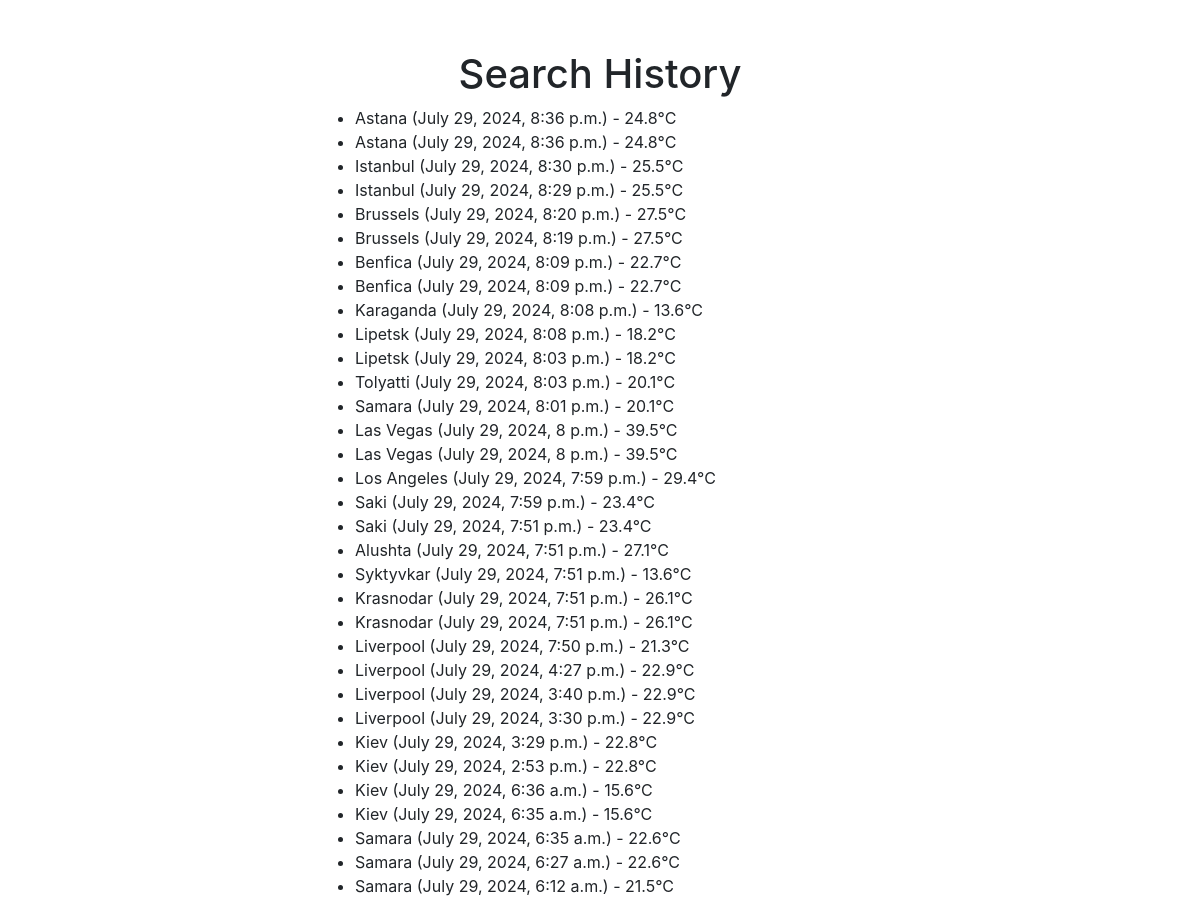
Before: /search_history/ (signed in, upper part) with the older database file.
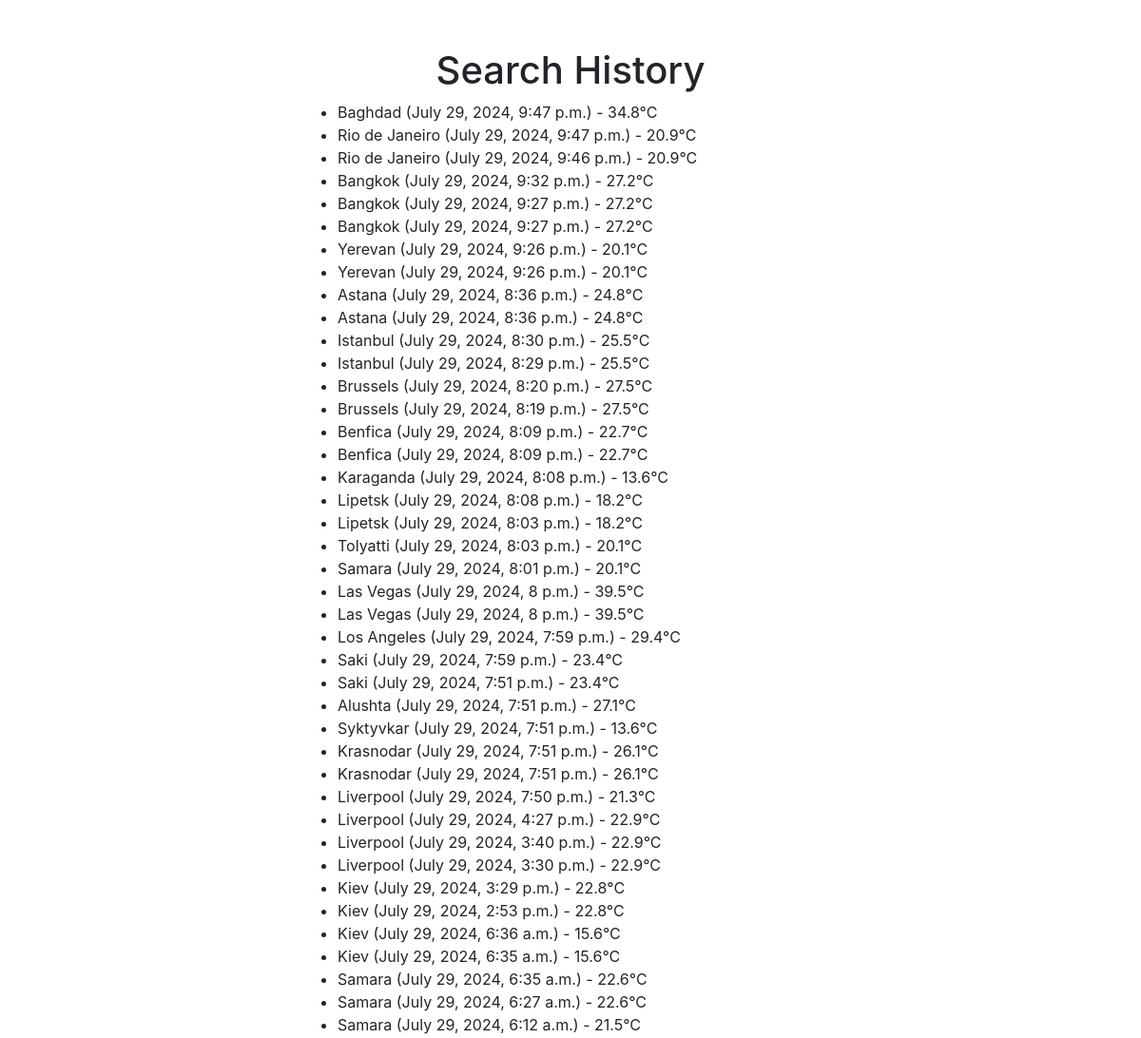
After: the same page with the newer database file.
### weather/models.py (models this page shows, shortened)
class CitySearchHistory(models.Model):
    user = models.ForeignKey(User, on_delete=models.CASCADE)
    city = models.CharField(max_length=100)
    search_date = models.DateTimeField(auto_now_add=True)
    search_count = models.IntegerField(default=0)
    last_searched = models.DateTimeField(auto_now=True)
    temperature = models.FloatField(default=18.0)

### weather/views.py (the view)
# urls.py: path('search_history/', search_history, name='search_history'),
@login_required
def search_history(request):
    history = CitySearchHistory.objects.filter(user=request.user).order_by('-search_date')
    return render(request, 'search_history.html', {'history': history})

### weather/templates/search_history.html (shortened to what this page needs)
{% extends "base.html" %}
{% block content %}
<h1 class="text-center">Search History</h1>
  <ul>
    {% for item in history %}
      <li>{{ item.city }} ({{ item.search_date }}) - {{ item.temperature }}°C</li>
    {% endfor %}
  </ul>
{% endblock %}

Changed rows visible on the page:
added CitySearchHistory: city "Baghdad", search_date "July 29, 2024, 9:47 p.m.", temperature "34.8"
added CitySearchHistory: city "Rio de Janeiro", search_date "July 29, 2024, 9:47 p.m.", temperature "20.9"
added CitySearchHistory: city "Rio de Janeiro", search_date "July 29, 2024, 9:46 p.m.", temperature "20.9"
added CitySearchHistory: city "Bangkok", search_date "July 29, 2024, 9:32 p.m.", temperature "27.2"
added CitySearchHistory: city "Bangkok", search_date "July 29, 2024, 9:27 p.m.", temperature "27.2"
added CitySearchHistory: city "Bangkok", search_date "July 29, 2024, 9:27 p.m.", temperature "27.2"
added CitySearchHistory: city "Yerevan", search_date "July 29, 2024, 9:26 p.m.", temperature "20.1"
added CitySearchHistory: city "Yerevan", search_date "July 29, 2024, 9:26 p.m.", temperature "20.1"
